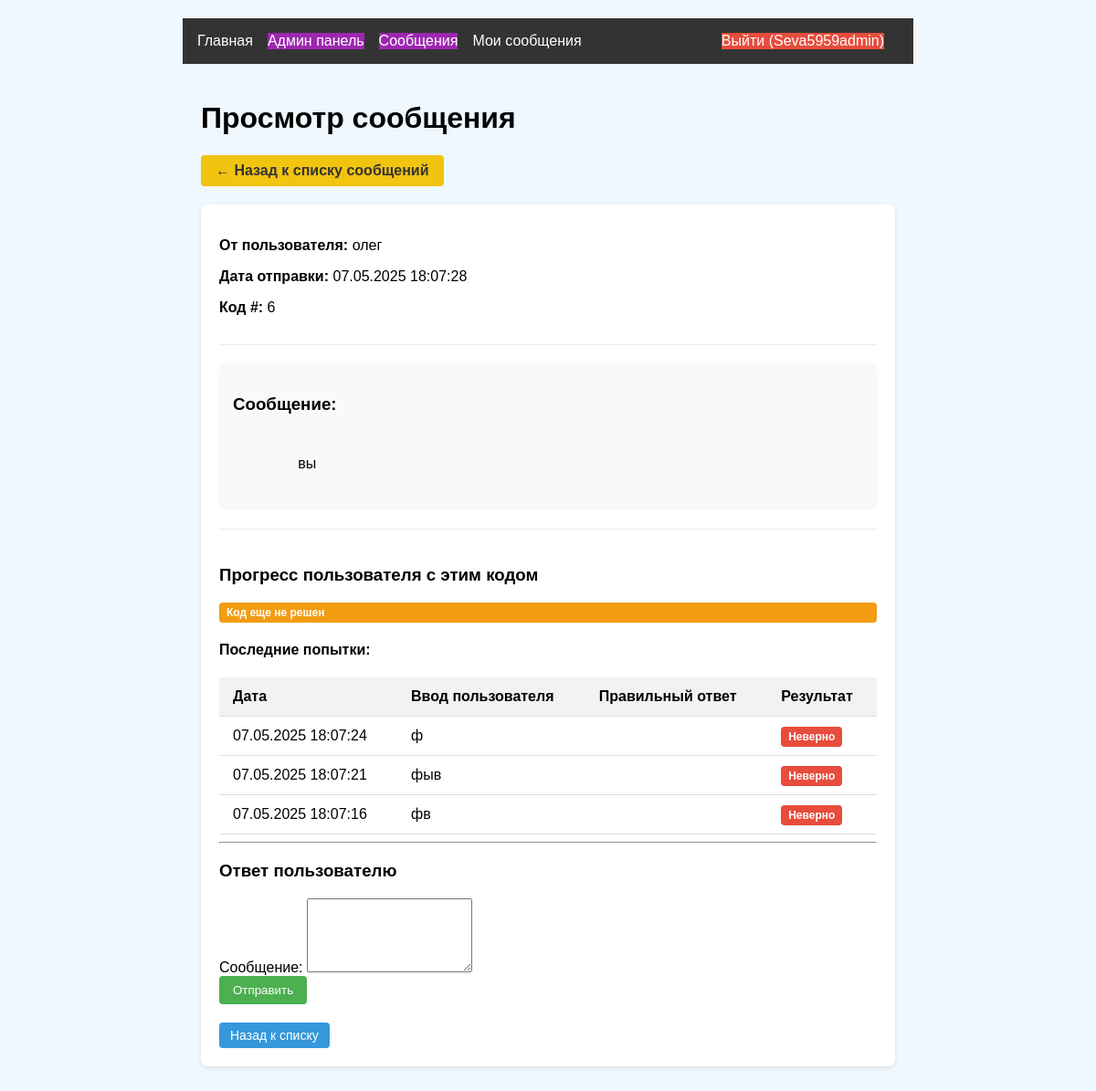
/admin/messages/7 (signed in), run on the app's committed database.
### models.py (models this page shows, shortened)
class User(UserMixin, db.Model):
    id = db.Column(db.Integer, primary_key=True)
    username = db.Column(db.String(64), unique=True)
    password_hash = db.Column(db.String(128))
    is_admin = db.Column(db.Boolean, default=False)

class AdminMessage(db.Model):
    id = db.Column(db.Integer, primary_key=True)
    user_id = db.Column(db.Integer, db.ForeignKey('user.id'))
    admin_id = db.Column(db.Integer, db.ForeignKey('user.id'))  # ➕ Добавлено
    message = db.Column(db.Text)
    code_id = db.Column(db.Integer, db.ForeignKey('code_status.id'))
    created_at = db.Column(db.DateTime)
    read = db.Column(db.Boolean, default=False)
    user = db.relationship('User', foreign_keys=[user_id], backref=db.backref('admin_messages', lazy=True))
    admin = db.relationship('User', foreign_keys=[admin_id])  # ➕ Добавлено
    code = db.relationship('CodeStatus', backref=db.backref('messages', lazy=True))
    read_by_user = db.Column(db.Boolean, default=False)
    read_by_admin = db.Column(db.Boolean, default=False)

class CodeStatus(db.Model):
    id = db.Column(db.Integer, primary_key=True)
    number = db.Column(db.Integer, unique=True)
    solved = db.Column(db.Boolean, default=False)

class CodeAttempt(db.Model):
    id = db.Column(db.Integer, primary_key=True)
    user_id = db.Column(db.Integer, db.ForeignKey('user.id'))
    code_id = db.Column(db.Integer, db.ForeignKey('code_status.id'))
    input_text = db.Column(db.String(200))  # Введённый пользователем текст
    is_correct = db.Column(db.Boolean, default=False)  # Верна ли попытка
    attempt_time = db.Column(db.DateTime)  # Время попытки
    user = db.relationship('User', backref=db.backref('attempts', lazy=True))
    code = db.relationship('CodeStatus', backref=db.backref('attempts', lazy=True))

### app.py (the view, shortened to what this page needs)
@app.route('/admin/messages/<int:message_id>', methods=['GET', 'POST'])
@login_required
def view_message(message_id):
    if not current_user.is_admin:
        abort(403)
    message = AdminMessage.query.get_or_404(message_id)
    if not message.read_by_admin:
        message.read_by_admin = True
        db.session.commit()
    return render_template('admin/message_details.html', message=message)

### app.py (called while the page is built)
@login_manager.user_loader
def load_user(user_id):
    return User.query.get(int(user_id))

### templates/admin/message_details.html (shortened to what this page needs)
{% extends "base.html" %}
{% block content %}
<div class="container admin-dashboard">
    <h1>Просмотр сообщения</h1>
    <a href="{{ url_for('admin_messages') }}" class="back-btn">← Назад к списку сообщений</a>
    <div class="admin-section message-details">
        <div class="message-header">
            <div class="message-meta">
                {% if message.admin_id %}
                    <p><strong>От администратора</strong></p>
                {% else %}
                    <p><strong>От пользователя:</strong> {{ message.user.username }}</p>
                {% endif %}
                <p><strong>Дата отправки:</strong> {{ message.created_at.strftime('%d.%m.%Y %H:%M:%S') }}</p>
                <p><strong>Код #:</strong> {{ message.code.number }}</p>
            </div>
        </div>
        <div class="message-body">
            <h3>Сообщение:</h3>
            <div class="message-text">
                {{ message.message }}
            </div>
        </div>
        {% if not message.admin_id %}
        <div class="user-progress-section">
            <h3>Прогресс пользователя с этим кодом</h3>
            {% set progress = message.user.progress|selectattr('code_id', 'eq', message.code.id)|first %}
            {% if progress and progress.solved %}
                <p class="status solved">Пользователь уже решил этот код</p>
                <p>Дата решения: {{ progress.solved_at.strftime('%d.%m.%Y %H:%M') }}</p>
            {% else %}
                <p class="status unsolved">Код еще не решен</p>
                <h4>Последние попытки:</h4>
                {% set attempts = message.user.attempts|selectattr('code_id', 'eq', message.code.id)|list %}
                {% if attempts %}
                    <table class="admin-table">
                        <thead>
                            <tr>
                                <th>Дата</th>
                                <th>Ввод пользователя</th>
                                <th>Правильный ответ</th>
                                <th>Результат</th>
                            </tr>
                        </thead>
                        <tbody>
                            {% for attempt in (attempts|sort(attribute='attempt_time', reverse=True))[:5] %}
                                <tr>
                                    <td>{{ attempt.attempt_time.strftime('%d.%m.%Y %H:%M:%S') }}</td>
                                    <td>{{ attempt.input_text }}</td>
                                    <td>{{ message[message.code.number] }}</td>
                                    <td>
                                        {% if attempt.is_correct %}
                                        <span class="status correct">Верно</span>
                                        {% else %}
                                        <span class="status incorrect">Неверно</span>
                                        {% endif %}
                                    </td>
                                </tr>
                            {% endfor %}
                        </tbody>
                    </table>
                {% else %}
                    <p class="no-data">У пользователя нет попыток решения этого кода</p>
                {% endif %}
            {% endif %}
        </div>
        <hr>
        <div class="reply-form">
            <h3>Ответ пользователю</h3>
            <form method="post">
                <div class="form-group">
                    <label for="message">Сообщение:</label>
                    <textarea name="message" id="message" rows="5" required></textarea>
                </div>
                <button type="submit" class="btn-primary">Отправить</button>
            </form>
        </div>
        {% endif %}
        <div class="admin-actions">
            <a href="{{ url_for('admin_messages') }}" class="admin-btn">Назад к списку</a>
        </div>
    </div>
</div>
{% endblock %}

### templates/base.html (shortened to what this page needs)
<!DOCTYPE html>
<html lang="ru">
<head>
    <link rel="stylesheet" href="{{ url_for('static', filename='css/style.css') }}">
</head>
<body>
    <header>
        <nav>
            {% if current_user.is_authenticated %}
                <div class="nav-left">
                    <a href="{{ url_for('main_index') }}" class="nav-link">Главная</a>
                    <a href="{{ url_for('admin_dashboard') }}" class="nav-link {{ 'admin-link' if current_user.is_admin else 'disabled-link' }}">
                        Админ панель
                    </a>
                    {% if current_user.is_admin %}
                    <a href="{{ url_for('admin_messages') }}" class="nav-link admin-link">
                        Сообщения
                    </a>
                    {% endif %}
                    <a href="{{ url_for('user_messages') }}" class="nav-link">
                        Мои сообщения
                    </a>
                </div>
                <div class="nav-right">
                    <a href="{{ url_for('logout') }}" class="nav-link logout-btn">Выйти ({{ current_user.username }})</a>
                </div>
            {% else %}
                <div class="nav-left">
                    <a href="{{ url_for('login') }}" class="nav-link">Войти</a>
                    <a href="{{ url_for('register') }}" class="nav-link">Регистрация</a>
                </div>
            {% endif %}
        </nav>
    </header>
    <main>
        {% block content %}{% endblock %}
    </main>
</body>
</html>

### static/css/style.css (style rules this page uses)
body { font-family: Arial, sans-serif; max-width: 800px; margin: 0 auto; padding: 20px; background: #f0f8ff; }
button { background: #4CAF50; color: white; border: none; padding: 8px 15px; border-radius: 4px; cursor: pointer; }
nav { display: flex; background: #333; padding: 1rem; }
nav a { color: white; margin-right: 1rem; text-decoration: none; }
.nav-right { margin-left: auto; }
.admin-dashboard { max-width: 1200px; margin: 0 auto; padding: 20px; }
.admin-section { background: #fff; border-radius: 8px; padding: 20px; margin-bottom: 30px; box-shadow: 0 2px 10px rgba(0, 0, 0, 0.1); }
.admin-table { width: 100%; border-collapse: collapse; margin-top: 15px; }
.admin-table th, .admin-table td { padding: 12px 15px; text-align: left; border-bottom: 1px solid #eee; }
.admin-table th { background-color: #f8f9fa; font-weight: 600; }
.admin-btn { display: inline-block; padding: 6px 12px; background-color: #007bff; color: #fff; border-radius: 4px; text-decoration: none; margin-right: 5px; font-size: 14px; }
.back-btn { display: inline-block; margin-bottom: 20px; padding: 8px 16px; background-color: #6c757d; color: #fff; border-radius: 4px; text-decoration: none; }
.admin-link { background-color: #9c27b0; color: white !important; }
.nav-left, .nav-right { display: flex; align-items: center; }
.nav-left { margin-right: auto; }
.logout-btn { background-color: #e74c3c !important; color: white !important; transition: background-color 0.3s; }
.admin-section { background-color: white; border-radius: 8px; padding: 20px; margin-bottom: 20px; box-shadow: 0 2px 5px rgba(0, 0, 0, 0.1); }
.admin-table th, .admin-table td { padding: 12px 15px; text-align: left; border-bottom: 1px solid #ddd; }
.admin-table th { background-color: #f2f2f2; font-weight: bold; }
.status { padding: 4px 8px; border-radius: 4px; font-size: 12px; font-weight: bold; }
.status.unsolved { background-color: #f39c12; color: white; }
.status.incorrect { background-color: #e74c3c; color: white; }
.admin-btn { display: inline-block; padding: 6px 12px; background-color: #3498db; color: white; border-radius: 4px; text-decoration: none; font-size: 14px; transition: background-color 0.3s; }
.back-btn { display: inline-block; padding: 8px 16px; background-color: #f1c40f; color: #333; border-radius: 4px; text-decoration: none; margin-bottom: 20px; font-weight: bold; }
.message-details .message-header { display: flex; justify-content: space-between; margin-bottom: 20px; padding-bottom: 15px; border-bottom: 1px solid #eee; }
.message-body { background-color: #f9f9f9; padding: 15px; border-radius: 8px; margin-bottom: 20px; }
.message-text { white-space: pre-wrap; line-height: 1.5; }
.user-progress-section { margin-top: 20px; padding-top: 20px; border-top: 1px solid #eee; }
.admin-actions { margin-top: 20px; display: flex; gap: 10px; }

### data on the page
User: username "Seva5959admin"
User: user.username "олег"
AdminMessage: created_at "07.05.2025 18:07:28", message "вы"
CodeStatus: code.number "6"
CodeAttempt: attempt_time "07.05.2025 18:07:24", input_text "ф", is_correct "Неверно"
CodeAttempt: attempt_time "07.05.2025 18:07:21", input_text "фыв", is_correct "Неверно"
CodeAttempt: attempt_time "07.05.2025 18:07:16", input_text "фв", is_correct "Неверно"
